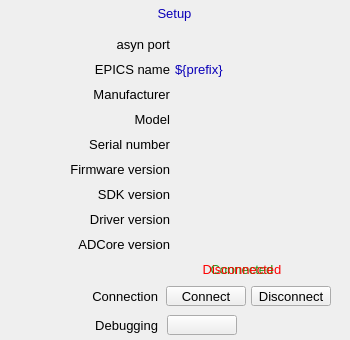
<?xml version="1.0" ?>
<ui version="4.0">
  <class>Dialog</class>
  <widget class="QWidget" name="screen">
    <property name="geometry">
      <rect>
        <x>389</x>
        <y>255</y>
        <width>350</width>
        <height>340</height>
      </rect>
    </property>
    <property name="styleSheet">
      <string notr="true">QWidget#screen {
  color: rgb(0, 0, 0);
  background-color: rgb(187, 187, 187);
  }</string>
    </property>
    <property name="windowTitle">
      <string>ADSetup</string>
    </property>
    <widget class="PyDMDrawingRectangle" name="rectangle">
      <property name="geometry">
        <rect>
          <x>121</x>
          <y>2</y>
          <width>107</width>
          <height>21</height>
        </rect>
      </property>
      <property name="brush" stdset="0">
        <brush brushstyle="SolidPattern">
          <color alpha="255">
            <red>218</red>
            <green>218</green>
            <blue>218</blue>
          </color>
        </brush>
      </property>
      <property name="penStyle" stdset="0">
        <enum>Qt::SolidLine</enum>
      </property>
      <property name="penColor" stdset="0">
        <color>
          <red>218</red>
          <green>218</green>
          <blue>218</blue>
        </color>
      </property>
      <property name="penWidth" stdset="0">
        <double>0</double>
      </property>
      <property name="penCapStyle" stdset="0">
        <enum>Qt::FlatCap</enum>
      </property>
      <property name="toolTip">
        <string>rectangle</string>
      </property>
    </widget>
    <widget class="PyDMDrawingRectangle" name="rectangle_1">
      <property name="geometry">
        <rect>
          <x>0</x>
          <y>0</y>
          <width>350</width>
          <height>340</height>
        </rect>
      </property>
      <property name="brush" stdset="0">
        <brush brushstyle="NoBrush">
          <color alpha="255">
            <red>0</red>
            <green>0</green>
            <blue>0</blue>
          </color>
        </brush>
      </property>
      <property name="penStyle" stdset="0">
        <enum>Qt::SolidLine</enum>
      </property>
      <property name="penColor" stdset="0">
        <color>
          <red>0</red>
          <green>0</green>
          <blue>0</blue>
        </color>
      </property>
      <property name="penWidth" stdset="0">
        <double>1</double>
      </property>
      <property name="penCapStyle" stdset="0">
        <enum>Qt::FlatCap</enum>
      </property>
      <property name="toolTip">
        <string>rectangle_1</string>
      </property>
    </widget>
    <widget class="QLabel" name="text">
      <property name="geometry">
        <rect>
          <x>95</x>
          <y>3</y>
          <width>159</width>
          <height>20</height>
        </rect>
      </property>
      <property name="text">
        <string>Setup</string>
      </property>
      <property name="font" stdset="0">
        <font>
          <pointsize>10</pointsize>
        </font>
      </property>
      <property name="brush" stdset="0">
        <brush brushstyle="SolidPattern">
          <color alpha="255">
            <red>10</red>
            <green>0</green>
            <blue>184</blue>
          </color>
        </brush>
      </property>
      <property name="toolTip">
        <string>text</string>
      </property>
      <property name="alignment">
        <set>Qt::AlignCenter</set>
      </property>
      <property name="styleSheet">
        <string notr="true">QLabel#text {
  color: rgb(10, 0, 184);
  }</string>
      </property>
    </widget>
    <widget class="QLabel" name="text_1">
      <property name="geometry">
        <rect>
          <x>68</x>
          <y>315</y>
          <width>90</width>
          <height>20</height>
        </rect>
      </property>
      <property name="text">
        <string>Debugging</string>
      </property>
      <property name="font" stdset="0">
        <font>
          <pointsize>10</pointsize>
        </font>
      </property>
      <property name="brush" stdset="0">
        <brush brushstyle="SolidPattern">
          <color alpha="255">
            <red>0</red>
            <green>0</green>
            <blue>0</blue>
          </color>
        </brush>
      </property>
      <property name="toolTip">
        <string>text_1</string>
      </property>
      <property name="alignment">
        <set>Qt::AlignRight|Qt::AlignTrailing|Qt::AlignVCenter</set>
      </property>
      <property name="styleSheet">
        <string notr="true">QLabel#text_1 {
  color: rgb(0, 0, 0);
  }</string>
      </property>
    </widget>
    <widget class="PyDMRelatedDisplayButton" name="related_display">
      <property name="geometry">
        <rect>
          <x>167</x>
          <y>315</y>
          <width>70</width>
          <height>20</height>
        </rect>
      </property>
      <property name="showIcon" stdset="0">
        <bool>true</bool>
      </property>
      <property name="font" stdset="0">
        <font>
          <pointsize>10</pointsize>
        </font>
      </property>
      <property name="styleSheet">
        <string notr="true">PyDMRelatedDisplayButton#related_display {
  color: rgb(0, 0, 0);
  background-color: rgb(115, 223, 255);
  }</string>
      </property>
      <property name="titles" stdset="0">
        <stringlist>
          <string>asyn record</string>
          <string>Save restore status</string>
        </stringlist>
      </property>
      <property name="filenames" stdset="0">
        <stringlist>
          <string>asynRecord.ui</string>
          <string>save_restoreStatus_more.ui</string>
        </stringlist>
      </property>
      <property name="macros" stdset="0">
        <stringlist>
          <string>P=${P},R=${R}AsynIO</string>
          <string>P=${P}</string>
        </stringlist>
      </property>
      <property name="openInNewWindow" stdset="0">
        <bool>true</bool>
      </property>
    </widget>
    <widget class="QLabel" name="text_2">
      <property name="geometry">
        <rect>
          <x>58</x>
          <y>286</y>
          <width>100</width>
          <height>20</height>
        </rect>
      </property>
      <property name="text">
        <string>Connection</string>
      </property>
      <property name="font" stdset="0">
        <font>
          <pointsize>10</pointsize>
        </font>
      </property>
      <property name="brush" stdset="0">
        <brush brushstyle="SolidPattern">
          <color alpha="255">
            <red>0</red>
            <green>0</green>
            <blue>0</blue>
          </color>
        </brush>
      </property>
      <property name="toolTip">
        <string>text_2</string>
      </property>
      <property name="alignment">
        <set>Qt::AlignRight|Qt::AlignTrailing|Qt::AlignVCenter</set>
      </property>
      <property name="styleSheet">
        <string notr="true">QLabel#text_2 {
  color: rgb(0, 0, 0);
  }</string>
      </property>
    </widget>
    <widget class="PyDMPushButton" name="message_button">
      <property name="geometry">
        <rect>
          <x>166</x>
          <y>286</y>
          <width>80</width>
          <height>20</height>
        </rect>
      </property>
      <property name="text">
        <string>Connect</string>
      </property>
      <property name="font" stdset="0">
        <font>
          <pointsize>10</pointsize>
        </font>
      </property>
      <property name="toolTip">
        <string>${prefix}AsynIO.CNCT</string>
      </property>
      <property name="channel" stdset="0">
        <string>ca://${prefix}AsynIO.CNCT</string>
      </property>
      <property name="pressValue" stdset="0">
        <string>1</string>
      </property>
      <property name="styleSheet">
        <string notr="true">PyDMPushButton#message_button {
  color: rgb(0, 0, 0);
  background-color: rgb(115, 223, 255);
  }</string>
      </property>
    </widget>
    <widget class="PyDMPushButton" name="message_button_1">
      <property name="geometry">
        <rect>
          <x>251</x>
          <y>286</y>
          <width>80</width>
          <height>20</height>
        </rect>
      </property>
      <property name="text">
        <string>Disconnect</string>
      </property>
      <property name="font" stdset="0">
        <font>
          <pointsize>10</pointsize>
        </font>
      </property>
      <property name="toolTip">
        <string>${prefix}AsynIO.CNCT</string>
      </property>
      <property name="channel" stdset="0">
        <string>ca://${prefix}AsynIO.CNCT</string>
      </property>
      <property name="pressValue" stdset="0">
        <string>0</string>
      </property>
      <property name="styleSheet">
        <string notr="true">PyDMPushButton#message_button_1 {
  color: rgb(0, 0, 0);
  background-color: rgb(115, 223, 255);
  }</string>
      </property>
    </widget>
    <widget class="QLabel" name="text_3">
      <property name="geometry">
        <rect>
          <x>197</x>
          <y>259</y>
          <width>90</width>
          <height>20</height>
        </rect>
      </property>
      <property name="text">
        <string>Connected</string>
      </property>
      <property name="font" stdset="0">
        <font>
          <pointsize>10</pointsize>
        </font>
      </property>
      <property name="brush" stdset="0">
        <brush brushstyle="SolidPattern">
          <color alpha="255">
            <red>40</red>
            <green>147</green>
            <blue>21</blue>
          </color>
        </brush>
      </property>
      <property name="rules" stdset="0">
        <string>[{&quot;name&quot;: &quot;visibility&quot;, &quot;property&quot;: &quot;Visible&quot;, &quot;channels&quot;: [{&quot;channel&quot;: &quot;${prefix}AsynIO.CNCT&quot;, &quot;trigger&quot;: true}], &quot;expression&quot;: &quot;0&quot;}]</string>
      </property>
      <property name="toolTip">
        <string>text_3</string>
      </property>
      <property name="alignment">
        <set>Qt::AlignCenter</set>
      </property>
      <property name="styleSheet">
        <string notr="true">QLabel#text_3 {
  color: rgb(40, 147, 21);
  }</string>
      </property>
    </widget>
    <widget class="QLabel" name="text_4">
      <property name="geometry">
        <rect>
          <x>182</x>
          <y>259</y>
          <width>120</width>
          <height>20</height>
        </rect>
      </property>
      <property name="text">
        <string>Disconnected</string>
      </property>
      <property name="font" stdset="0">
        <font>
          <pointsize>10</pointsize>
        </font>
      </property>
      <property name="brush" stdset="0">
        <brush brushstyle="SolidPattern">
          <color alpha="255">
            <red>253</red>
            <green>0</green>
            <blue>0</blue>
          </color>
        </brush>
      </property>
      <property name="rules" stdset="0">
        <string>[{&quot;name&quot;: &quot;visibility&quot;, &quot;property&quot;: &quot;Visible&quot;, &quot;channels&quot;: [{&quot;channel&quot;: &quot;${prefix}AsynIO.CNCT&quot;, &quot;trigger&quot;: true}], &quot;expression&quot;: &quot;ch[0]==0&quot;}]</string>
      </property>
      <property name="toolTip">
        <string>text_4</string>
      </property>
      <property name="alignment">
        <set>Qt::AlignCenter</set>
      </property>
      <property name="styleSheet">
        <string notr="true">QLabel#text_4 {
  color: rgb(253, 0, 0);
  }</string>
      </property>
    </widget>
    <widget class="QLabel" name="text_5">
      <property name="geometry">
        <rect>
          <x>70</x>
          <y>59</y>
          <width>100</width>
          <height>20</height>
        </rect>
      </property>
      <property name="text">
        <string>EPICS name</string>
      </property>
      <property name="font" stdset="0">
        <font>
          <pointsize>10</pointsize>
        </font>
      </property>
      <property name="brush" stdset="0">
        <brush brushstyle="SolidPattern">
          <color alpha="255">
            <red>0</red>
            <green>0</green>
            <blue>0</blue>
          </color>
        </brush>
      </property>
      <property name="toolTip">
        <string>text_5</string>
      </property>
      <property name="alignment">
        <set>Qt::AlignRight|Qt::AlignTrailing|Qt::AlignVCenter</set>
      </property>
      <property name="styleSheet">
        <string notr="true">QLabel#text_5 {
  color: rgb(0, 0, 0);
  }</string>
      </property>
    </widget>
    <widget class="QLabel" name="text_6">
      <property name="geometry">
        <rect>
          <x>50</x>
          <y>84</y>
          <width>120</width>
          <height>20</height>
        </rect>
      </property>
      <property name="text">
        <string>Manufacturer</string>
      </property>
      <property name="font" stdset="0">
        <font>
          <pointsize>10</pointsize>
        </font>
      </property>
      <property name="brush" stdset="0">
        <brush brushstyle="SolidPattern">
          <color alpha="255">
            <red>0</red>
            <green>0</green>
            <blue>0</blue>
          </color>
        </brush>
      </property>
      <property name="toolTip">
        <string>text_6</string>
      </property>
      <property name="alignment">
        <set>Qt::AlignRight|Qt::AlignTrailing|Qt::AlignVCenter</set>
      </property>
      <property name="styleSheet">
        <string notr="true">QLabel#text_6 {
  color: rgb(0, 0, 0);
  }</string>
      </property>
    </widget>
    <widget class="QLabel" name="text_7">
      <property name="geometry">
        <rect>
          <x>80</x>
          <y>34</y>
          <width>90</width>
          <height>20</height>
        </rect>
      </property>
      <property name="text">
        <string>asyn port</string>
      </property>
      <property name="font" stdset="0">
        <font>
          <pointsize>10</pointsize>
        </font>
      </property>
      <property name="brush" stdset="0">
        <brush brushstyle="SolidPattern">
          <color alpha="255">
            <red>0</red>
            <green>0</green>
            <blue>0</blue>
          </color>
        </brush>
      </property>
      <property name="toolTip">
        <string>text_7</string>
      </property>
      <property name="alignment">
        <set>Qt::AlignRight|Qt::AlignTrailing|Qt::AlignVCenter</set>
      </property>
      <property name="styleSheet">
        <string notr="true">QLabel#text_7 {
  color: rgb(0, 0, 0);
  }</string>
      </property>
    </widget>
    <widget class="QLabel" name="text_8">
      <property name="geometry">
        <rect>
          <x>120</x>
          <y>109</y>
          <width>50</width>
          <height>20</height>
        </rect>
      </property>
      <property name="text">
        <string>Model</string>
      </property>
      <property name="font" stdset="0">
        <font>
          <pointsize>10</pointsize>
        </font>
      </property>
      <property name="brush" stdset="0">
        <brush brushstyle="SolidPattern">
          <color alpha="255">
            <red>0</red>
            <green>0</green>
            <blue>0</blue>
          </color>
        </brush>
      </property>
      <property name="toolTip">
        <string>text_8</string>
      </property>
      <property name="alignment">
        <set>Qt::AlignRight|Qt::AlignTrailing|Qt::AlignVCenter</set>
      </property>
      <property name="styleSheet">
        <string notr="true">QLabel#text_8 {
  color: rgb(0, 0, 0);
  }</string>
      </property>
    </widget>
    <widget class="QLabel" name="text_9">
      <property name="geometry">
        <rect>
          <x>40</x>
          <y>134</y>
          <width>130</width>
          <height>20</height>
        </rect>
      </property>
      <property name="text">
        <string>Serial number</string>
      </property>
      <property name="font" stdset="0">
        <font>
          <pointsize>10</pointsize>
        </font>
      </property>
      <property name="brush" stdset="0">
        <brush brushstyle="SolidPattern">
          <color alpha="255">
            <red>0</red>
            <green>0</green>
            <blue>0</blue>
          </color>
        </brush>
      </property>
      <property name="toolTip">
        <string>text_9</string>
      </property>
      <property name="alignment">
        <set>Qt::AlignRight|Qt::AlignTrailing|Qt::AlignVCenter</set>
      </property>
      <property name="styleSheet">
        <string notr="true">QLabel#text_9 {
  color: rgb(0, 0, 0);
  }</string>
      </property>
    </widget>
    <widget class="QLabel" name="text_10">
      <property name="geometry">
        <rect>
          <x>10</x>
          <y>159</y>
          <width>160</width>
          <height>20</height>
        </rect>
      </property>
      <property name="text">
        <string>Firmware version</string>
      </property>
      <property name="font" stdset="0">
        <font>
          <pointsize>10</pointsize>
        </font>
      </property>
      <property name="brush" stdset="0">
        <brush brushstyle="SolidPattern">
          <color alpha="255">
            <red>0</red>
            <green>0</green>
            <blue>0</blue>
          </color>
        </brush>
      </property>
      <property name="toolTip">
        <string>text_10</string>
      </property>
      <property name="alignment">
        <set>Qt::AlignRight|Qt::AlignTrailing|Qt::AlignVCenter</set>
      </property>
      <property name="styleSheet">
        <string notr="true">QLabel#text_10 {
  color: rgb(0, 0, 0);
  }</string>
      </property>
    </widget>
    <widget class="QLabel" name="text_11">
      <property name="geometry">
        <rect>
          <x>60</x>
          <y>184</y>
          <width>110</width>
          <height>20</height>
        </rect>
      </property>
      <property name="text">
        <string>SDK version</string>
      </property>
      <property name="font" stdset="0">
        <font>
          <pointsize>10</pointsize>
        </font>
      </property>
      <property name="brush" stdset="0">
        <brush brushstyle="SolidPattern">
          <color alpha="255">
            <red>0</red>
            <green>0</green>
            <blue>0</blue>
          </color>
        </brush>
      </property>
      <property name="toolTip">
        <string>text_11</string>
      </property>
      <property name="alignment">
        <set>Qt::AlignRight|Qt::AlignTrailing|Qt::AlignVCenter</set>
      </property>
      <property name="styleSheet">
        <string notr="true">QLabel#text_11 {
  color: rgb(0, 0, 0);
  }</string>
      </property>
    </widget>
    <widget class="QLabel" name="text_12">
      <property name="geometry">
        <rect>
          <x>30</x>
          <y>209</y>
          <width>140</width>
          <height>20</height>
        </rect>
      </property>
      <property name="text">
        <string>Driver version</string>
      </property>
      <property name="font" stdset="0">
        <font>
          <pointsize>10</pointsize>
        </font>
      </property>
      <property name="brush" stdset="0">
        <brush brushstyle="SolidPattern">
          <color alpha="255">
            <red>0</red>
            <green>0</green>
            <blue>0</blue>
          </color>
        </brush>
      </property>
      <property name="toolTip">
        <string>text_12</string>
      </property>
      <property name="alignment">
        <set>Qt::AlignRight|Qt::AlignTrailing|Qt::AlignVCenter</set>
      </property>
      <property name="styleSheet">
        <string notr="true">QLabel#text_12 {
  color: rgb(0, 0, 0);
  }</string>
      </property>
    </widget>
    <widget class="QLabel" name="text_13">
      <property name="geometry">
        <rect>
          <x>30</x>
          <y>234</y>
          <width>140</width>
          <height>20</height>
        </rect>
      </property>
      <property name="text">
        <string>ADCore version</string>
      </property>
      <property name="font" stdset="0">
        <font>
          <pointsize>10</pointsize>
        </font>
      </property>
      <property name="brush" stdset="0">
        <brush brushstyle="SolidPattern">
          <color alpha="255">
            <red>0</red>
            <green>0</green>
            <blue>0</blue>
          </color>
        </brush>
      </property>
      <property name="toolTip">
        <string>text_13</string>
      </property>
      <property name="alignment">
        <set>Qt::AlignRight|Qt::AlignTrailing|Qt::AlignVCenter</set>
      </property>
      <property name="styleSheet">
        <string notr="true">QLabel#text_13 {
  color: rgb(0, 0, 0);
  }</string>
      </property>
    </widget>
    <widget class="QLabel" name="text_14">
      <property name="geometry">
        <rect>
          <x>175</x>
          <y>60</y>
          <width>165</width>
          <height>18</height>
        </rect>
      </property>
      <property name="text">
        <string>${prefix}</string>
      </property>
      <property name="font" stdset="0">
        <font>
          <pointsize>10</pointsize>
        </font>
      </property>
      <property name="brush" stdset="0">
        <brush brushstyle="SolidPattern">
          <color alpha="255">
            <red>10</red>
            <green>0</green>
            <blue>184</blue>
          </color>
        </brush>
      </property>
      <property name="toolTip">
        <string>text_14</string>
      </property>
      <property name="alignment">
        <set>Qt::AlignLeading|Qt::AlignLeft|Qt::AlignVCenter</set>
      </property>
      <property name="styleSheet">
        <string notr="true">QLabel#text_14 {
  color: rgb(10, 0, 184);
  }</string>
      </property>
    </widget>
    <widget class="PyDMLabel" name="text_update">
      <property name="geometry">
        <rect>
          <x>175</x>
          <y>85</y>
          <width>165</width>
          <height>18</height>
        </rect>
      </property>
      <property name="toolTip">
        <string>PV: ${prefix}Manufacturer_RBV</string>
      </property>
      <property name="channel" stdset="0">
        <string>ca://${prefix}Manufacturer_RBV</string>
      </property>
      <property name="displayFormat" stdset="0">
        <enum>PyDMLabel::String</enum>
      </property>
      <property name="font" stdset="0">
        <font>
          <pointsize>10</pointsize>
        </font>
      </property>
      <property name="alignment">
        <set>Qt::AlignLeading|Qt::AlignLeft|Qt::AlignVCenter</set>
      </property>
      <property name="textInteractionFlags">
        <set>Qt::TextSelectableByKeyboard|Qt::TextSelectableByMouse</set>
      </property>
      <property name="styleSheet">
        <string notr="true">PyDMLabel#text_update {
  color: rgb(10, 0, 184);
  background-color: rgb(187, 187, 187);
  }</string>
      </property>
    </widget>
    <widget class="PyDMLabel" name="text_update_1">
      <property name="geometry">
        <rect>
          <x>175</x>
          <y>35</y>
          <width>165</width>
          <height>18</height>
        </rect>
      </property>
      <property name="toolTip">
        <string>PV: ${prefix}PortName_RBV</string>
      </property>
      <property name="channel" stdset="0">
        <string>ca://${prefix}PortName_RBV</string>
      </property>
      <property name="displayFormat" stdset="0">
        <enum>PyDMLabel::String</enum>
      </property>
      <property name="font" stdset="0">
        <font>
          <pointsize>10</pointsize>
        </font>
      </property>
      <property name="alignment">
        <set>Qt::AlignLeading|Qt::AlignLeft|Qt::AlignVCenter</set>
      </property>
      <property name="textInteractionFlags">
        <set>Qt::TextSelectableByKeyboard|Qt::TextSelectableByMouse</set>
      </property>
      <property name="styleSheet">
        <string notr="true">PyDMLabel#text_update_1 {
  color: rgb(10, 0, 184);
  background-color: rgb(187, 187, 187);
  }</string>
      </property>
    </widget>
    <widget class="PyDMLabel" name="text_update_2">
      <property name="geometry">
        <rect>
          <x>175</x>
          <y>110</y>
          <width>165</width>
          <height>18</height>
        </rect>
      </property>
      <property name="toolTip">
        <string>PV: ${prefix}Model_RBV</string>
      </property>
      <property name="channel" stdset="0">
        <string>ca://${prefix}Model_RBV</string>
      </property>
      <property name="displayFormat" stdset="0">
        <enum>PyDMLabel::String</enum>
      </property>
      <property name="font" stdset="0">
        <font>
          <pointsize>10</pointsize>
        </font>
      </property>
      <property name="alignment">
        <set>Qt::AlignLeading|Qt::AlignLeft|Qt::AlignVCenter</set>
      </property>
      <property name="textInteractionFlags">
        <set>Qt::TextSelectableByKeyboard|Qt::TextSelectableByMouse</set>
      </property>
      <property name="styleSheet">
        <string notr="true">PyDMLabel#text_update_2 {
  color: rgb(10, 0, 184);
  background-color: rgb(187, 187, 187);
  }</string>
      </property>
    </widget>
    <widget class="PyDMLabel" name="text_update_3">
      <property name="geometry">
        <rect>
          <x>175</x>
          <y>135</y>
          <width>165</width>
          <height>18</height>
        </rect>
      </property>
      <property name="toolTip">
        <string>PV: ${prefix}SerialNumber_RBV</string>
      </property>
      <property name="channel" stdset="0">
        <string>ca://${prefix}SerialNumber_RBV</string>
      </property>
      <property name="displayFormat" stdset="0">
        <enum>PyDMLabel::String</enum>
      </property>
      <property name="font" stdset="0">
        <font>
          <pointsize>10</pointsize>
        </font>
      </property>
      <property name="alignment">
        <set>Qt::AlignLeading|Qt::AlignLeft|Qt::AlignVCenter</set>
      </property>
      <property name="textInteractionFlags">
        <set>Qt::TextSelectableByKeyboard|Qt::TextSelectableByMouse</set>
      </property>
      <property name="styleSheet">
        <string notr="true">PyDMLabel#text_update_3 {
  color: rgb(10, 0, 184);
  background-color: rgb(187, 187, 187);
  }</string>
      </property>
    </widget>
    <widget class="PyDMLabel" name="text_update_4">
      <property name="geometry">
        <rect>
          <x>175</x>
          <y>160</y>
          <width>165</width>
          <height>18</height>
        </rect>
      </property>
      <property name="toolTip">
        <string>PV: ${prefix}FirmwareVersion_RBV</string>
      </property>
      <property name="channel" stdset="0">
        <string>ca://${prefix}FirmwareVersion_RBV</string>
      </property>
      <property name="displayFormat" stdset="0">
        <enum>PyDMLabel::String</enum>
      </property>
      <property name="font" stdset="0">
        <font>
          <pointsize>10</pointsize>
        </font>
      </property>
      <property name="alignment">
        <set>Qt::AlignLeading|Qt::AlignLeft|Qt::AlignVCenter</set>
      </property>
      <property name="textInteractionFlags">
        <set>Qt::TextSelectableByKeyboard|Qt::TextSelectableByMouse</set>
      </property>
      <property name="styleSheet">
        <string notr="true">PyDMLabel#text_update_4 {
  color: rgb(10, 0, 184);
  background-color: rgb(187, 187, 187);
  }</string>
      </property>
    </widget>
    <widget class="PyDMLabel" name="text_update_5">
      <property name="geometry">
        <rect>
          <x>175</x>
          <y>185</y>
          <width>165</width>
          <height>18</height>
        </rect>
      </property>
      <property name="toolTip">
        <string>PV: ${prefix}SDKVersion_RBV</string>
      </property>
      <property name="channel" stdset="0">
        <string>ca://${prefix}SDKVersion_RBV</string>
      </property>
      <property name="displayFormat" stdset="0">
        <enum>PyDMLabel::String</enum>
      </property>
      <property name="font" stdset="0">
        <font>
          <pointsize>10</pointsize>
        </font>
      </property>
      <property name="alignment">
        <set>Qt::AlignLeading|Qt::AlignLeft|Qt::AlignVCenter</set>
      </property>
      <property name="textInteractionFlags">
        <set>Qt::TextSelectableByKeyboard|Qt::TextSelectableByMouse</set>
      </property>
      <property name="styleSheet">
        <string notr="true">PyDMLabel#text_update_5 {
  color: rgb(10, 0, 184);
  background-color: rgb(187, 187, 187);
  }</string>
      </property>
    </widget>
    <widget class="PyDMLabel" name="text_update_6">
      <property name="geometry">
        <rect>
          <x>175</x>
          <y>210</y>
          <width>165</width>
          <height>18</height>
        </rect>
      </property>
      <property name="toolTip">
        <string>PV: ${prefix}DriverVersion_RBV</string>
      </property>
      <property name="channel" stdset="0">
        <string>ca://${prefix}DriverVersion_RBV</string>
      </property>
      <property name="displayFormat" stdset="0">
        <enum>PyDMLabel::String</enum>
      </property>
      <property name="font" stdset="0">
        <font>
          <pointsize>10</pointsize>
        </font>
      </property>
      <property name="alignment">
        <set>Qt::AlignLeading|Qt::AlignLeft|Qt::AlignVCenter</set>
      </property>
      <property name="textInteractionFlags">
        <set>Qt::TextSelectableByKeyboard|Qt::TextSelectableByMouse</set>
      </property>
      <property name="styleSheet">
        <string notr="true">PyDMLabel#text_update_6 {
  color: rgb(10, 0, 184);
  background-color: rgb(187, 187, 187);
  }</string>
      </property>
    </widget>
    <widget class="PyDMLabel" name="text_update_7">
      <property name="geometry">
        <rect>
          <x>175</x>
          <y>235</y>
          <width>165</width>
          <height>18</height>
        </rect>
      </property>
      <property name="toolTip">
        <string>PV: ${prefix}ADCoreVersion_RBV</string>
      </property>
      <property name="channel" stdset="0">
        <string>ca://${prefix}ADCoreVersion_RBV</string>
      </property>
      <property name="displayFormat" stdset="0">
        <enum>PyDMLabel::String</enum>
      </property>
      <property name="font" stdset="0">
        <font>
          <pointsize>10</pointsize>
        </font>
      </property>
      <property name="alignment">
        <set>Qt::AlignLeading|Qt::AlignLeft|Qt::AlignVCenter</set>
      </property>
      <property name="textInteractionFlags">
        <set>Qt::TextSelectableByKeyboard|Qt::TextSelectableByMouse</set>
      </property>
      <property name="styleSheet">
        <string notr="true">PyDMLabel#text_update_7 {
  color: rgb(10, 0, 184);
  background-color: rgb(187, 187, 187);
  }</string>
      </property>
    </widget>
  </widget>
  <customwidgets>
    <customwidget>
      <class>PyDMDrawingRectangle</class>
      <extends>QWidget</extends>
      <header>pydm.widgets.drawing</header>
    </customwidget>
    <customwidget>
      <class>PyDMLabel</class>
      <extends>QLabel</extends>
      <header>pydm.widgets.label</header>
    </customwidget>
    <customwidget>
      <class>PyDMRelatedDisplayButton</class>
      <extends>QPushButton</extends>
      <header>pydm.widgets.related_display_button</header>
    </customwidget>
    <customwidget>
      <class>PyDMPushButton</class>
      <extends>QPushButton</extends>
      <header>pydm.widgets.pushbutton</header>
    </customwidget>
  </customwidgets>
</ui>
